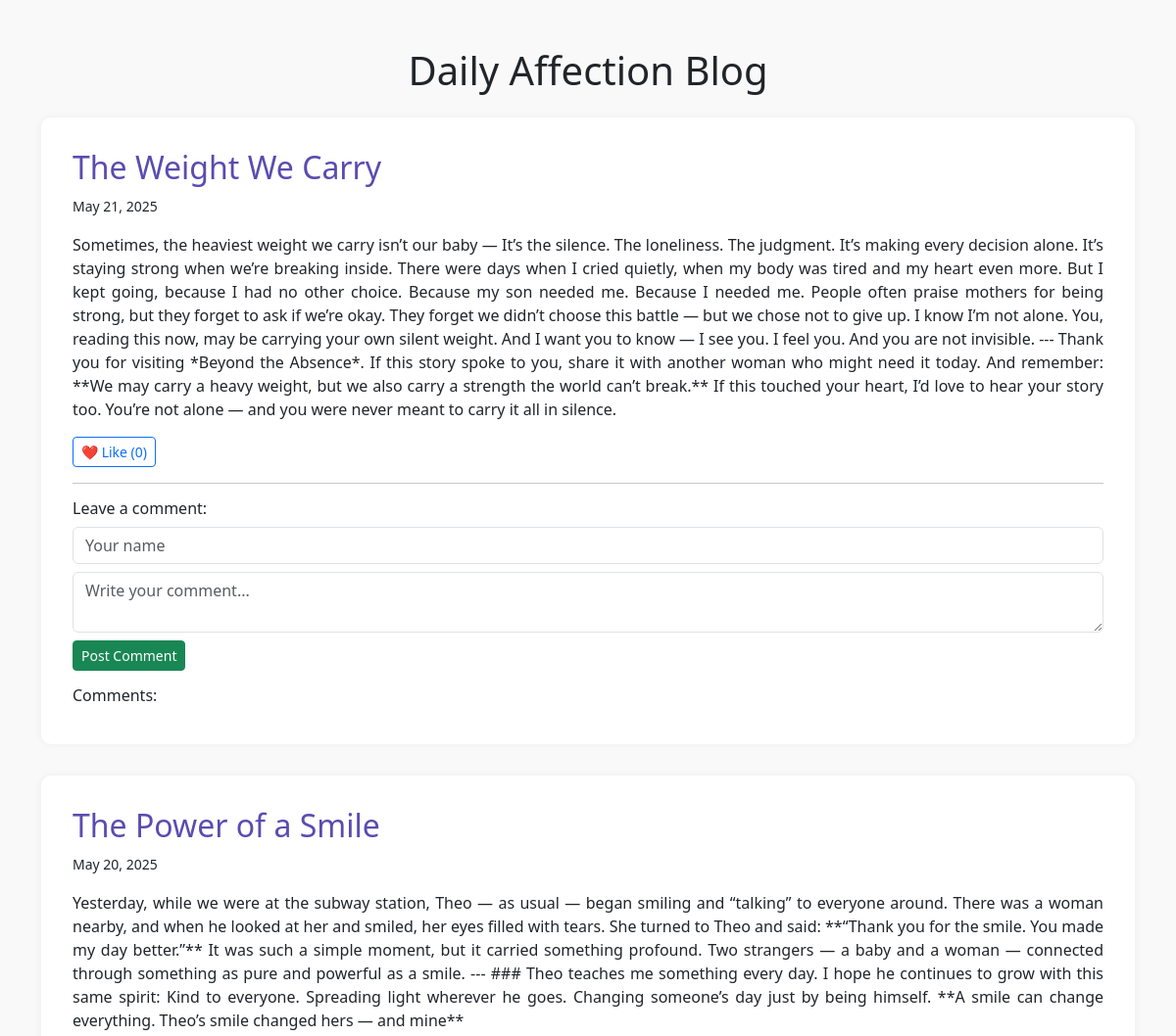
/blog (upper part), run on an earlier commit of the app's database.
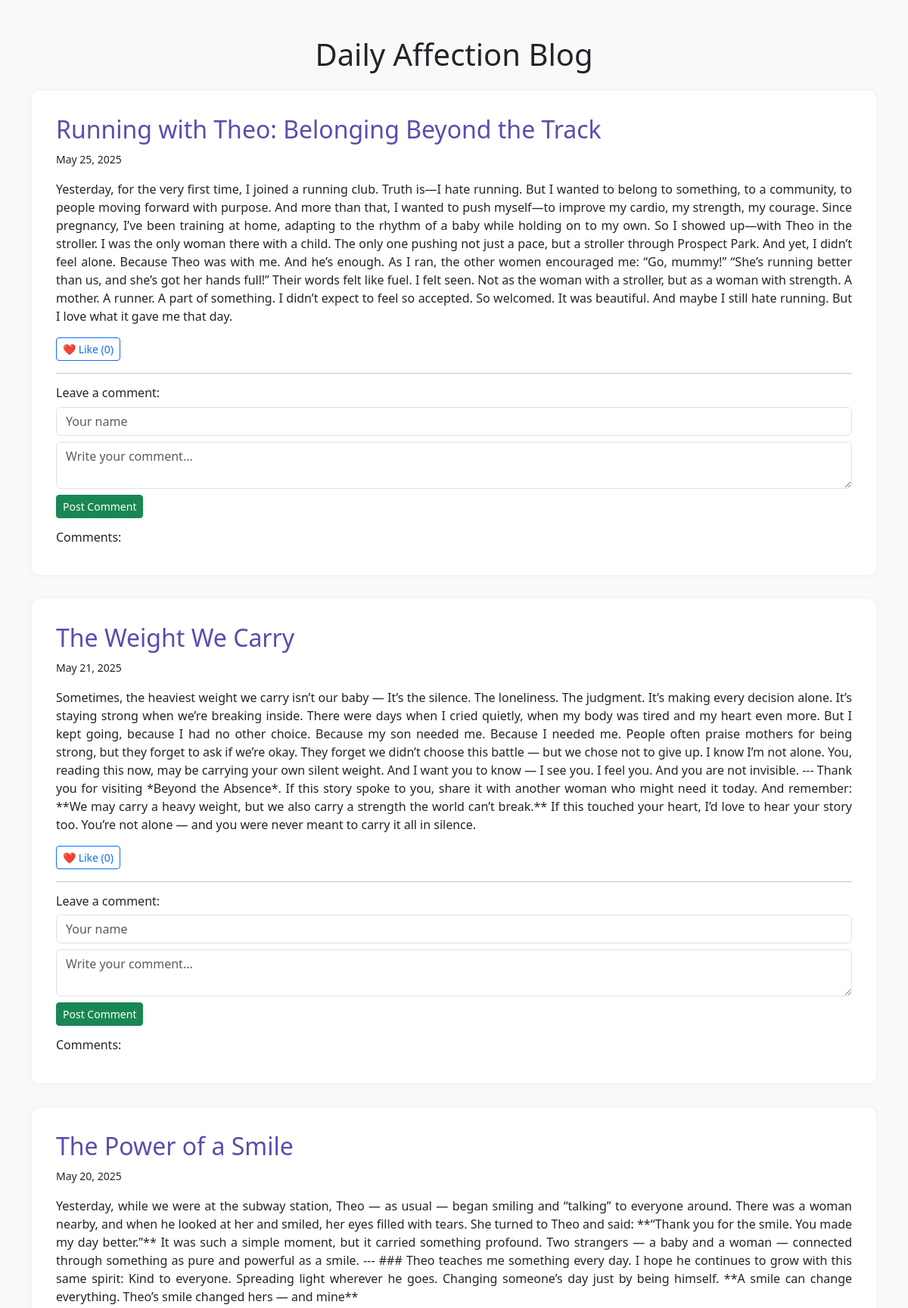
And on a later commit of the database.
### models.py (models this page shows)
class BlogPost(db.Model):
    id = db.Column(db.Integer, primary_key=True)
    title = db.Column(db.String(200), nullable=False)
    content = db.Column(db.Text, nullable=False)
    likes = db.Column(db.Integer, default=0)
    date = db.Column(db.DateTime, default=datetime.utcnow)

### app.py (the view)
@app.route('/blog')
def blog():
    posts = BlogPost.query.order_by(BlogPost.date.desc()).all()
    return render_template('blog.html', posts=posts)

### templates/blog.html (shortened to what this page needs)
<!DOCTYPE html>
<html lang="en">
<head>
  <link href="https://cdn.jsdelivr.net/npm/bootstrap@5.3.0/dist/css/bootstrap.min.css" rel="stylesheet">
</head>
<body>
<div class="container mt-5">
  <h1 class="mb-4 text-center">Daily Affection Blog</h1>
  {% for post in posts %}
  <div class="post-card">
    <h2 class="post-title">{{ post.title }}</h2>
    <p><small>{{ post.date.strftime('%B %d, %Y') }}</small></p>
    <p style="text-align: justify;">{{ post.content | safe }}</p>
    <form method="POST" action="{{ url_for('like', post_id=post.id) }}">
      <button type="submit" class="btn btn-sm btn-outline-primary">❤️ Like ({{ post.likes }})</button>
    </form>
    <hr>
    <h6>Leave a comment:</h6>
    <form method="POST" action="{{ url_for('comment', post_id=post.id) }}">
      <input type="text" name="name" class="form-control mb-2" placeholder="Your name" required>
      <textarea name="text" rows="2" class="form-control mb-2" placeholder="Write your comment..." required></textarea>
      <button type="submit" class="btn btn-sm btn-success">Post Comment</button>
    </form>
    <h6 class="mt-3">Comments:</h6>
  </div>
  {% endfor %}
</div>
</body>
</html>

### templates/blog.html (style rules this page uses)
body { background-color: #f9f9f9; }
.post-card { background-color: white; border-radius: 10px; padding: 2rem; margin-bottom: 2rem; box-shadow: 0 0 8px rgba(0,0,0,0.05); }
.post-title { color: #5a4caf; }

What changed in the data, as far as the page shows it:
added BlogPost: title "Running with Theo: Belonging Beyond the Track", date "May 25, 2025", content "Yesterday, for the very first time, I joined a running club. Truth is—I hate running. But I wanted to belong to something, to a community, to people moving forward with purpose. And more than that, I wanted to push myself—to improve my cardio, my strength, my courage. Since pregnancy, I’ve been training at home, adapting to the rhythm of a baby while holding on to my own. So I showed up—with Theo in the stroller. I was the only woman there with a child. The only one pushing not just a pace, but a stroller through Prospect Park. And yet, I didn’t feel alone. Because Theo was with me. And he’s enough. As I ran, the other women encouraged me: “Go, mummy!” “She’s running better than us, and…", likes "0"
